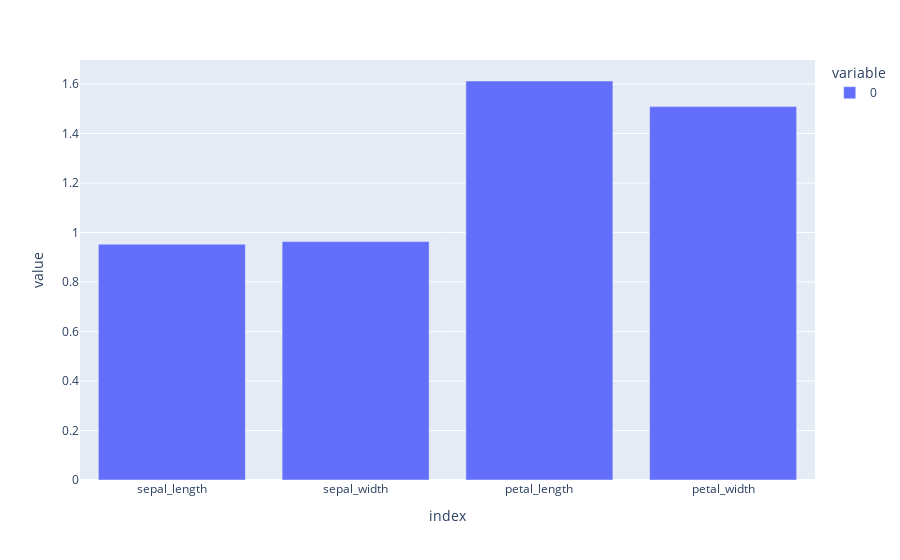
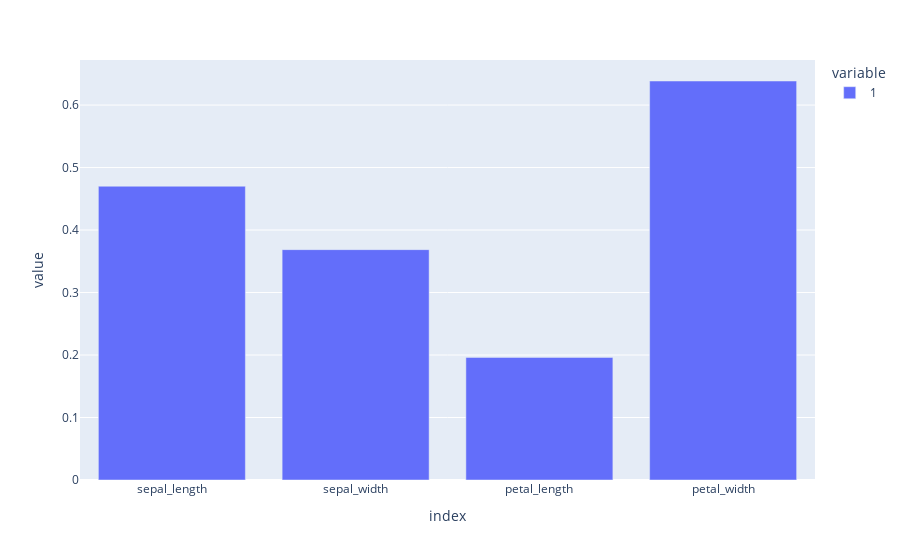
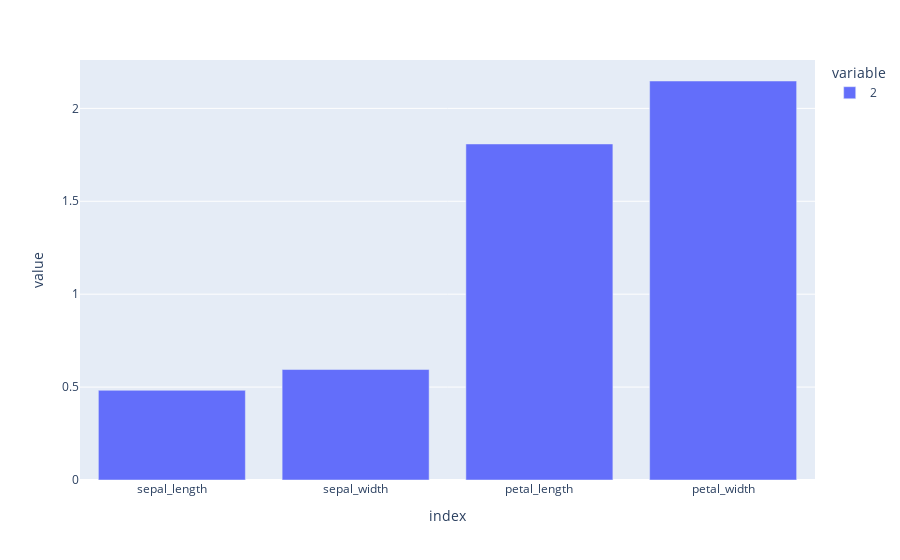

The notebook cell these images were saved under, in order:
### Code cell
for i in range(coefs.shape[0]):
    fig = px.bar(coefs.loc[i])
    fig.show()

### Figure 1 — Plotly figure (JSON) as saved in the notebook; plotly's stock layout.template omitted (floating-point values rounded to 4 significant figures)
{"data": [{"alignmentgroup": "True", "hovertemplate": "variable=0<br>index=%{x}<br>value=%{y}<extra></extra>", "legendgroup": "0", "marker": {"color": "#636efa", "pattern": {"shape": ""}}, "name": "0", "offsetgroup": "0", "orientation": "v", "showlegend": true, "textposition": "auto", "type": "bar", "x": ["sepal_length", "sepal_width", "petal_length", "petal_width"], "xaxis": "x", "y": [0.9528, 0.9632, 1.612, 1.509], "yaxis": "y"}], "layout": {"barmode": "relative", "legend": {"title": {"text": "variable"}, "tracegroupgap": 0}, "margin": {"t": 60}, "xaxis": {"anchor": "y", "domain": [0, 1], "title": {"text": "index"}}, "yaxis": {"anchor": "x", "domain": [0, 1], "title": {"text": "value"}}}}

### Figure 2 — Plotly figure (JSON) as saved in the notebook; plotly's stock layout.template omitted (floating-point values rounded to 4 significant figures)
{"data": [{"alignmentgroup": "True", "hovertemplate": "variable=1<br>index=%{x}<br>value=%{y}<extra></extra>", "legendgroup": "1", "marker": {"color": "#636efa", "pattern": {"shape": ""}}, "name": "1", "offsetgroup": "1", "orientation": "v", "showlegend": true, "textposition": "auto", "type": "bar", "x": ["sepal_length", "sepal_width", "petal_length", "petal_width"], "xaxis": "x", "y": [0.4701, 0.3686, 0.1962, 0.6385], "yaxis": "y"}], "layout": {"barmode": "relative", "legend": {"title": {"text": "variable"}, "tracegroupgap": 0}, "margin": {"t": 60}, "xaxis": {"anchor": "y", "domain": [0, 1], "title": {"text": "index"}}, "yaxis": {"anchor": "x", "domain": [0, 1], "title": {"text": "value"}}}}

### Figure 3 — Plotly figure (JSON) as saved in the notebook; plotly's stock layout.template omitted (floating-point values rounded to 4 significant figures)
{"data": [{"alignmentgroup": "True", "hovertemplate": "variable=2<br>index=%{x}<br>value=%{y}<extra></extra>", "legendgroup": "2", "marker": {"color": "#636efa", "pattern": {"shape": ""}}, "name": "2", "offsetgroup": "2", "orientation": "v", "showlegend": true, "textposition": "auto", "type": "bar", "x": ["sepal_length", "sepal_width", "petal_length", "petal_width"], "xaxis": "x", "y": [0.4827, 0.5946, 1.808, 2.147], "yaxis": "y"}], "layout": {"barmode": "relative", "legend": {"title": {"text": "variable"}, "tracegroupgap": 0}, "margin": {"t": 60}, "xaxis": {"anchor": "y", "domain": [0, 1], "title": {"text": "index"}}, "yaxis": {"anchor": "x", "domain": [0, 1], "title": {"text": "value"}}}}
